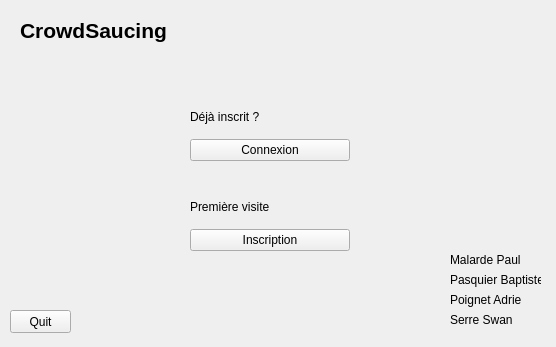
<?xml version="1.0" encoding="UTF-8"?>
<ui version="4.0">
 <class>menu</class>
 <widget class="QWidget" name="menu">
  <property name="enabled">
   <bool>true</bool>
  </property>
  <property name="geometry">
   <rect>
    <x>0</x>
    <y>0</y>
    <width>556</width>
    <height>347</height>
   </rect>
  </property>
  <property name="windowTitle">
   <string>menu</string>
  </property>
  <widget class="QWidget" name="verticalLayoutWidget">
   <property name="geometry">
    <rect>
     <x>20</x>
     <y>10</y>
     <width>161</width>
     <height>41</height>
    </rect>
   </property>
   <layout class="QVBoxLayout" name="verticalLayout">
    <item>
     <widget class="QLabel" name="label">
      <property name="font">
       <font>
        <pointsize>16</pointsize>
        <weight>75</weight>
        <bold>true</bold>
       </font>
      </property>
      <property name="text">
       <string>CrowdSaucing</string>
      </property>
     </widget>
    </item>
   </layout>
  </widget>
  <widget class="QWidget" name="verticalLayoutWidget_2">
   <property name="geometry">
    <rect>
     <x>190</x>
     <y>100</y>
     <width>160</width>
     <height>61</height>
    </rect>
   </property>
   <layout class="QVBoxLayout" name="verticalLayout_2">
    <item>
     <widget class="QLabel" name="label_2">
      <property name="text">
       <string>Déjà inscrit ?</string>
      </property>
     </widget>
    </item>
    <item>
     <widget class="QPushButton" name="pushButton">
      <property name="text">
       <string>Connexion</string>
      </property>
      <property name="autoDefault">
       <bool>false</bool>
      </property>
     </widget>
    </item>
   </layout>
  </widget>
  <widget class="QWidget" name="verticalLayoutWidget_3">
   <property name="geometry">
    <rect>
     <x>190</x>
     <y>190</y>
     <width>160</width>
     <height>61</height>
    </rect>
   </property>
   <layout class="QVBoxLayout" name="verticalLayout_3">
    <item>
     <widget class="QLabel" name="label_3">
      <property name="text">
       <string>Première visite</string>
      </property>
     </widget>
    </item>
    <item>
     <widget class="QPushButton" name="pushButton_2">
      <property name="text">
       <string>Inscription</string>
      </property>
     </widget>
    </item>
   </layout>
  </widget>
  <widget class="QPushButton" name="pushButton_3">
   <property name="geometry">
    <rect>
     <x>10</x>
     <y>310</y>
     <width>61</width>
     <height>23</height>
    </rect>
   </property>
   <property name="text">
    <string>Quit</string>
   </property>
  </widget>
  <widget class="QLabel" name="label_4">
   <property name="geometry">
    <rect>
     <x>450</x>
     <y>250</y>
     <width>71</width>
     <height>20</height>
    </rect>
   </property>
   <property name="text">
    <string>Malarde Paul</string>
   </property>
  </widget>
  <widget class="QLabel" name="label_5">
   <property name="geometry">
    <rect>
     <x>450</x>
     <y>270</y>
     <width>91</width>
     <height>20</height>
    </rect>
   </property>
   <property name="text">
    <string>Pasquier Baptiste</string>
   </property>
  </widget>
  <widget class="QLabel" name="label_6">
   <property name="geometry">
    <rect>
     <x>450</x>
     <y>290</y>
     <width>71</width>
     <height>20</height>
    </rect>
   </property>
   <property name="text">
    <string>Poignet Adrien</string>
   </property>
  </widget>
  <widget class="QLabel" name="label_7">
   <property name="geometry">
    <rect>
     <x>450</x>
     <y>310</y>
     <width>71</width>
     <height>20</height>
    </rect>
   </property>
   <property name="text">
    <string>Serre Swan</string>
   </property>
  </widget>
 </widget>
 <resources/>
 <connections/>
</ui>
